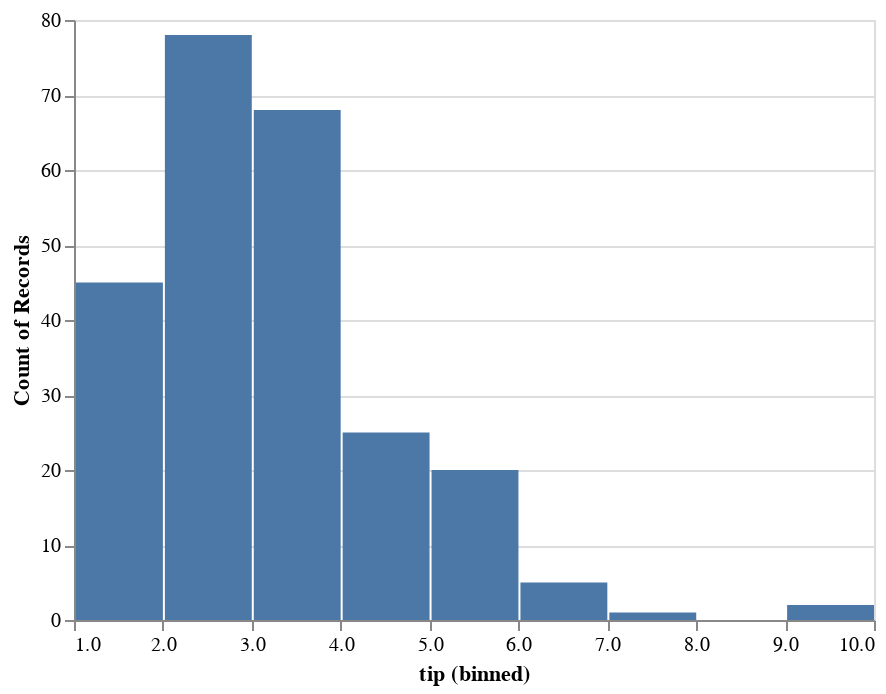

Source (notebook cell):
### Markdown cell above
A histogram with Altair. A probability density plot is not possible with Altair.

### Code cell
# Histogram (Altair)
alt.Chart(tips).mark_bar().encode(
    x=alt.X("tip:Q", bin=True),
    y=alt.Y("count()"))

### Figure 1 — Vega-Lite specification as saved in the notebook (floating-point values rounded to 4 significant figures; data arrays with more than 128 entries replaced by an {"elided": "..."} marker saying what was removed)
{"config": {"view": {"continuousWidth": 400, "continuousHeight": 300}}, "data": {"name": "data-362d1a3aede62850ce7cd49b1d5f5d1d"}, "mark": "bar", "encoding": {"x": {"type": "quantitative", "bin": true, "field": "tip"}, "y": {"type": "quantitative", "aggregate": "count"}}, "$schema": "https://vega.github.io/schema/vega-lite/v4.8.1.json", "datasets": {"data-362d1a3aede62850ce7cd49b1d5f5d1d": {"elided": "244 records"}}}
